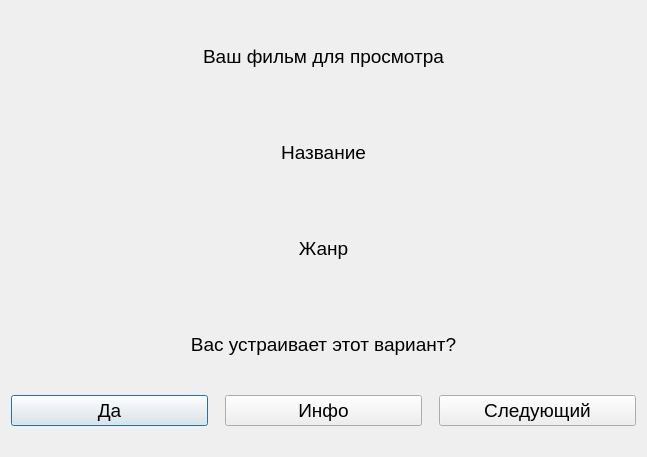
<?xml version="1.0" encoding="UTF-8"?>
<ui version="4.0">
 <class>Dialog_select</class>
 <widget class="QDialog" name="Dialog_select">
  <property name="geometry">
   <rect>
    <x>0</x>
    <y>0</y>
    <width>647</width>
    <height>457</height>
   </rect>
  </property>
  <property name="windowTitle">
   <string>Dialog</string>
  </property>
  <layout class="QVBoxLayout" name="verticalLayout">
   <item>
    <widget class="QLabel" name="label">
     <property name="font">
      <font>
       <pointsize>14</pointsize>
      </font>
     </property>
     <property name="layoutDirection">
      <enum>Qt::LeftToRight</enum>
     </property>
     <property name="text">
      <string>Ваш фильм для просмотра</string>
     </property>
     <property name="alignment">
      <set>Qt::AlignCenter</set>
     </property>
    </widget>
   </item>
   <item>
    <widget class="QLabel" name="Dia_name">
     <property name="font">
      <font>
       <pointsize>14</pointsize>
      </font>
     </property>
     <property name="text">
      <string>Название</string>
     </property>
     <property name="alignment">
      <set>Qt::AlignCenter</set>
     </property>
    </widget>
   </item>
   <item>
    <widget class="QLabel" name="Dia_ganre">
     <property name="font">
      <font>
       <pointsize>14</pointsize>
      </font>
     </property>
     <property name="text">
      <string>Жанр</string>
     </property>
     <property name="alignment">
      <set>Qt::AlignCenter</set>
     </property>
    </widget>
   </item>
   <item>
    <widget class="QLabel" name="label_3">
     <property name="font">
      <font>
       <pointsize>14</pointsize>
      </font>
     </property>
     <property name="text">
      <string>Вас устраивает этот вариант?</string>
     </property>
     <property name="alignment">
      <set>Qt::AlignCenter</set>
     </property>
    </widget>
   </item>
   <item>
    <layout class="QGridLayout" name="gridLayout">
     <property name="sizeConstraint">
      <enum>QLayout::SetMinimumSize</enum>
     </property>
     <property name="horizontalSpacing">
      <number>17</number>
     </property>
     <item row="0" column="0">
      <widget class="QPushButton" name="pushButton_yes">
       <property name="font">
        <font>
         <pointsize>14</pointsize>
        </font>
       </property>
       <property name="text">
        <string>Да</string>
       </property>
      </widget>
     </item>
     <item row="0" column="1">
      <widget class="QPushButton" name="pushButton_info">
       <property name="font">
        <font>
         <pointsize>14</pointsize>
        </font>
       </property>
       <property name="text">
        <string>Инфо</string>
       </property>
      </widget>
     </item>
     <item row="0" column="2">
      <widget class="QPushButton" name="pushButton_next">
       <property name="font">
        <font>
         <pointsize>14</pointsize>
        </font>
       </property>
       <property name="text">
        <string>Следующий</string>
       </property>
      </widget>
     </item>
    </layout>
   </item>
   <item>
    <spacer name="verticalSpacer">
     <property name="orientation">
      <enum>Qt::Vertical</enum>
     </property>
     <property name="sizeType">
      <enum>QSizePolicy::Fixed</enum>
     </property>
     <property name="sizeHint" stdset="0">
      <size>
       <width>20</width>
       <height>20</height>
      </size>
     </property>
    </spacer>
   </item>
  </layout>
 </widget>
 <resources/>
 <connections/>
</ui>
